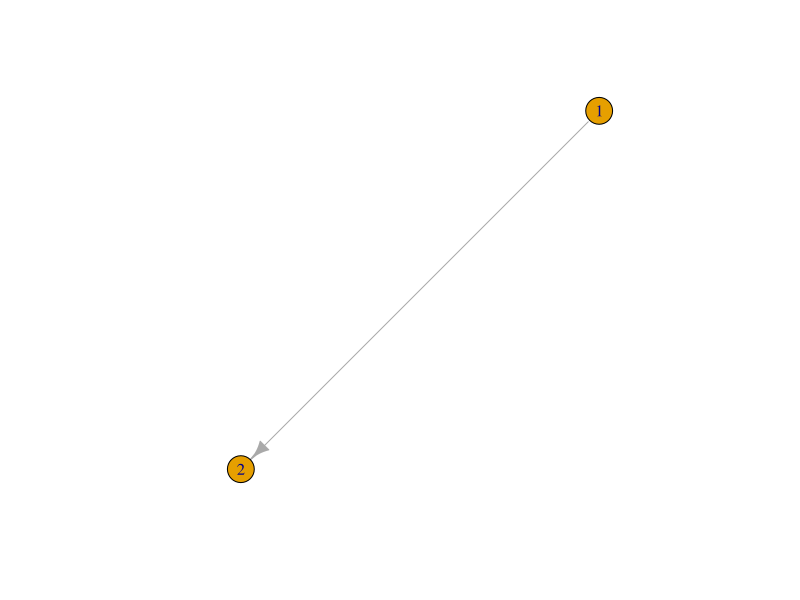
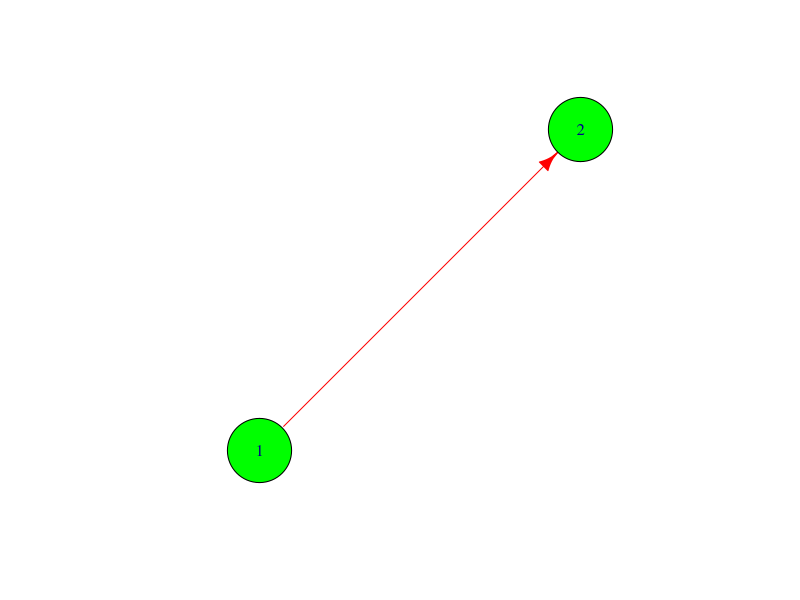
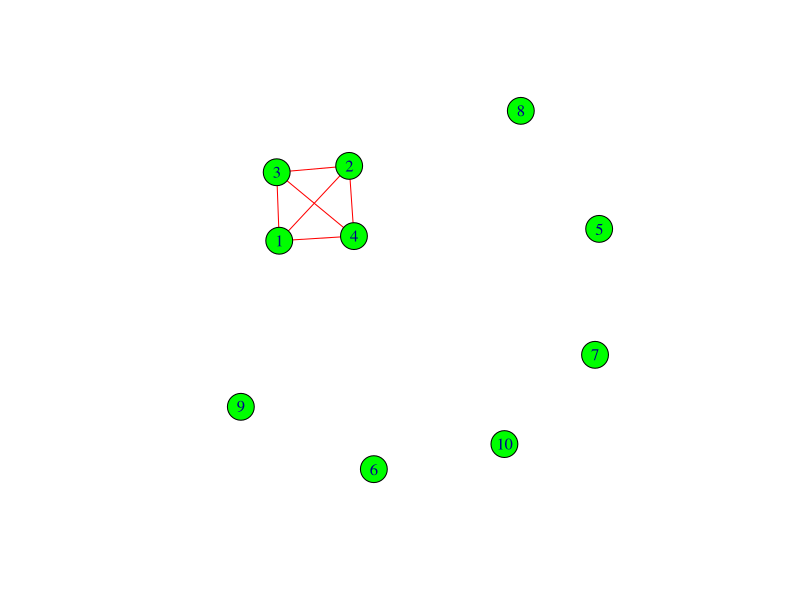
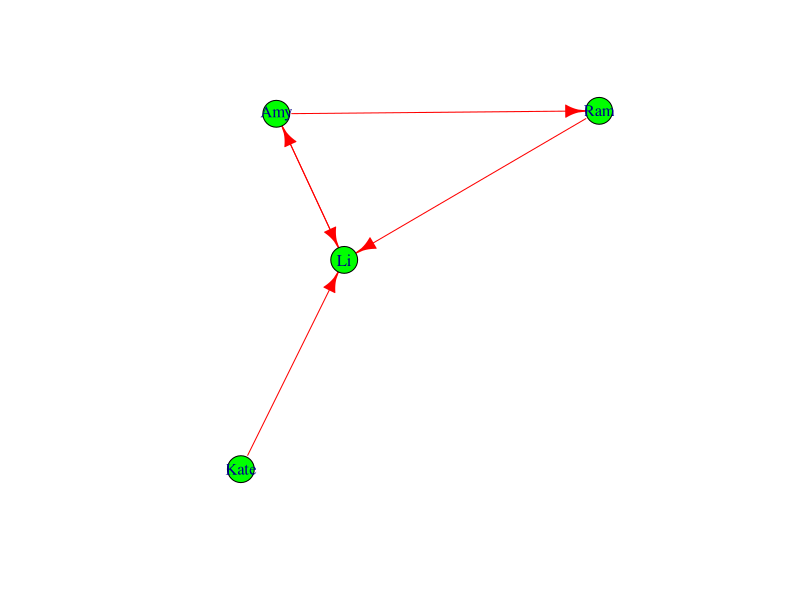

Generate these figures, in order, with R:
# Social network analysis

install.packages("igraph")
library(igraph)

g<-graph(c(1,2))
plot(g) #example of plotting graph
plot(g,
     vertex.color="green",
     vertex.size=40,
     edge.color="red"
)
g<-graph(c(1,2,2,3,3,4,4,1,1,3,4,2),
         directed = F,
         n=10)
plot(g,
     vertex.color="green",
     edge.color="red")
g[] #this give sparse matrix of graph

g1<- graph(c("Amy","Ram","Ram","Li","Li","Amy",
             "Amy","Li","Kate","Li"))
plot(g1,
     vertex.color="green",
     edge.color="red")
g1

#Network measures
degree(g1)











